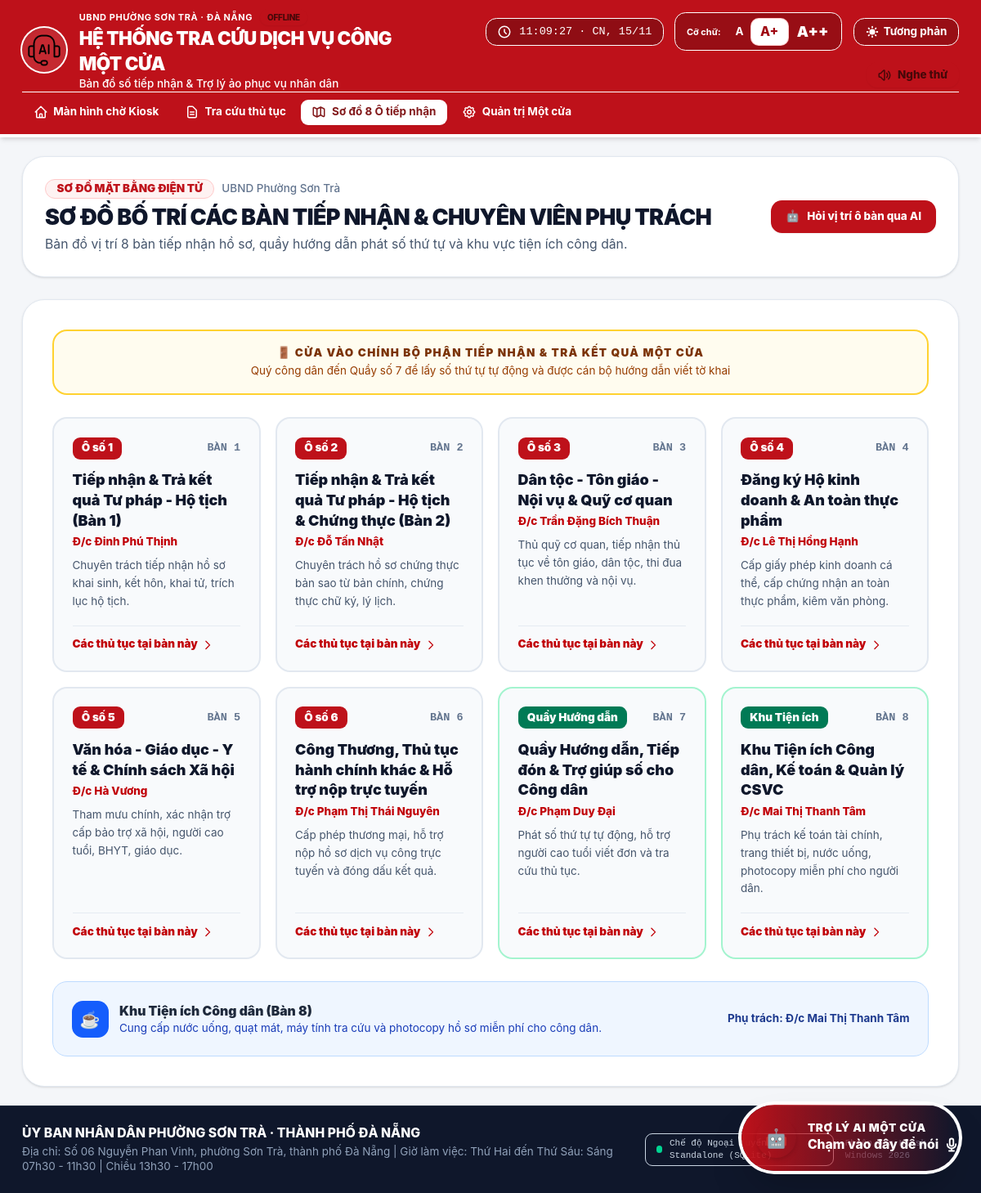
/mindmap, run on the app's committed database.
### tables this page shows
CREATE TABLE counters (
        id TEXT PRIMARY KEY,
        ward_id TEXT NOT NULL,
        code TEXT NOT NULL,
        name TEXT NOT NULL,
        officer_id TEXT,
        officer_name TEXT,
        primary_field TEXT,
        description TEXT,
        position_number INTEGER DEFAULT 1,
        color_theme TEXT DEFAULT 'blue',
        is_active INTEGER DEFAULT 1,
        FOREIGN KEY (ward_id) REFERENCES wards(id) ON DELETE CASCADE
    );

CREATE TABLE wards (
        id TEXT PRIMARY KEY,
        name TEXT NOT NULL,
        district TEXT,
        city TEXT,
        address TEXT,
        hotline TEXT,
        working_hours TEXT,
        support_officer TEXT,
        description TEXT
    );

### app.py (the view)
@app.route('/mindmap')
def mindmap_view():
    counters = database.get_counters('ward-sontra')
    officers = database.get_officers('ward-sontra')
    services = database.get_services('ward-sontra')
    return render_template('mindmap.html', counters=counters, officers=officers, services=services)

### app.py (called while the page is built)
@app.context_processor
def inject_global_data():
    ward = database.get_ward('ward-sontra') or {
        'id': 'ward-sontra',
        'name': 'Phường Sơn Trà',
        'district': 'Thành phố Đà Nẵng',
        'city': 'Thành phố Đà Nẵng',
        'address': 'Số 06 Nguyễn Phan Vinh, phường Sơn Trà, thành phố Đà Nẵng',
        'hotline': '0913 415 457',
        'working_hours': 'Sáng 07h30 - 11h30 | Chiều 13h30 - 17h00'
    }
    return dict(current_ward=ward)

### database.py (called while the page is built)
def get_db_connection() -> sqlite3.Connection:
    conn = sqlite3.connect(DB_FILE)
    conn.row_factory = sqlite3.Row
    conn.execute("PRAGMA foreign_keys = ON")
    return conn

def _normalize_counter(d: Dict[str, Any]) -> Dict[str, Any]:
    d['positionNumber'] = d.get('position_number')
    d['officerName'] = d.get('officer_name')
    d['officerId'] = d.get('officer_id')
    d['wardId'] = d.get('ward_id')
    d['primaryField'] = d.get('primary_field')
    d['colorTheme'] = d.get('color_theme')
    d['isActive'] = bool(d.get('is_active', 1))
    return d

def _normalize_ward(d: Dict[str, Any]) -> Dict[str, Any]:
    d['workingHours'] = d.get('working_hours')
    d['supportOfficer'] = d.get('support_officer')
    return d

def _normalize_officer(d: Dict[str, Any]) -> Dict[str, Any]:
    d['counterId'] = d.get('counter_id')
    d['phoneNumber'] = d.get('phone_number')
    d['avatarUrl'] = d.get('avatar_url')
    d['fields'] = json.loads(d.get('fields_json') or '[]')
    d['primaryDuties'] = json.loads(d.get('primary_duties_json') or '[]')
    d['concurrentRoles'] = json.loads(d.get('concurrent_roles_json') or '[]')
    return d

def _normalize_service(d: Dict[str, Any]) -> Dict[str, Any]:
    d['counterId'] = d.get('counter_id')
    d['wardId'] = d.get('ward_id')
    d['processingDuration'] = d.get('processing_duration')
    d['audioScript'] = d.get('audio_script')
    d['isPopular'] = bool(d.get('is_popular', 0))
    d['requiredDocuments'] = json.loads(d.get('required_documents_json') or '[]')
    d['steps'] = json.loads(d.get('steps_json') or '[]')
    d['legalBasis'] = json.loads(d.get('legal_basis_json') or '[]')
    d['faq'] = json.loads(d.get('faq_json') or '[]')
    d['searchKeywords'] = json.loads(d.get('search_keywords_json') or '[]')
    return d

def get_ward(ward_id: str) -> Optional[Dict[str, Any]]:
    conn = get_db_connection()
    row = conn.execute("SELECT * FROM wards WHERE id = ?", (ward_id,)).fetchone()
    conn.close()
    return _normalize_ward(dict(row)) if row else None

### templates/mindmap.html (shortened to what this page needs)
{% extends "base.html" %}
{% block content %}
<div class="space-y-6">
  <div class="bg-white rounded-3xl p-6 border border-slate-200 shadow-sm flex flex-col md:flex-row items-start md:items-center justify-between gap-4">
    <div>
      <div class="flex items-center gap-2 mb-1">
        <span class="text-xs font-black text-[#be111a] bg-red-50 border border-red-200 px-3 py-0.5 rounded-full uppercase">
          Sơ đồ Mặt bằng Điện tử
        </span>
        <span class="text-xs text-slate-500 font-medium">UBND Phường Sơn Trà</span>
      </div>
      <h2 class="text-xl sm:text-2xl font-black text-slate-900 tracking-tight">
        SƠ ĐỒ BỐ TRÍ CÁC BÀN TIẾP NHẬN & CHUYÊN VIÊN PHỤ TRÁCH
      </h2>
      <p class="text-xs sm:text-sm text-slate-600 mt-1">
        Bản đồ vị trí 8 bàn tiếp nhận hồ sơ, quầy hướng dẫn phát số thứ tự và khu vực tiện ích công dân.
      </p>
    </div>
    <div class="flex items-center gap-2">
      <button class="btn-open-ai-assistant px-4 py-2.5 bg-[#be111a] hover:bg-red-700 text-white font-extrabold text-xs rounded-xl flex items-center gap-2 cursor-pointer shadow-xs transition-colors">
        <span>🤖</span>
        <span>Hỏi vị trí ô bàn qua AI</span>
      </button>
    </div>
  </div>
  <div class="bg-white rounded-3xl p-6 sm:p-8 border border-slate-200 shadow-sm space-y-6">
    <div class="p-4 rounded-2xl bg-amber-50/80 border-2 border-amber-300 text-center space-y-1">
      <span class="text-xs font-black uppercase text-amber-900 tracking-widest block">
        🚪 CỬA VÀO CHÍNH BỘ PHẬN TIẾP NHẬN & TRẢ KẾT QUẢ MỘT CỬA
      </span>
      <p class="text-xs text-amber-800">
        Quý công dân đến Quầy số 7 để lấy số thứ tự tự động và được cán bộ hướng dẫn viết tờ khai
      </p>
    </div>
    <div class="grid grid-cols-1 md:grid-cols-2 lg:grid-cols-4 gap-4">
      {% for c in counters %}
      <div class="p-5 rounded-2xl bg-slate-50 hover:bg-red-50/60 border-2 {% if c.code.startswith('Ô') %}border-slate-200 hover:border-red-300{% else %}border-emerald-200 bg-emerald-50/40{% endif %} transition-all flex flex-col justify-between group">
        <div>
          <div class="flex items-center justify-between mb-3">
            <span class="px-2.5 py-1 rounded-lg text-xs font-black {% if c.code.startswith('Ô') %}bg-[#be111a] text-white{% else %}bg-emerald-700 text-white{% endif %}">
              {{ c.code }}
            </span>
            <span class="text-xs font-black text-slate-500 font-mono">
              BÀN {{ c.positionNumber }}
            </span>
          </div>
          <h3 class="text-base font-black text-slate-900 group-hover:text-red-700 transition-colors leading-snug mb-1">
            {{ c.name }}
          </h3>
          <div class="text-xs font-extrabold text-red-700 mb-2">
            {{ c.officerName or 'Cán bộ ủy ban' }}
          </div>
          <p class="text-xs text-slate-600 leading-relaxed mb-4">
            {{ c.description }}
          </p>
        </div>
        <div class="pt-3 border-t border-slate-200/80 flex items-center justify-between">
          <a href="/citizen?search={{ c.name | urlencode }}" class="text-xs font-black text-red-700 hover:text-red-900 flex items-center gap-1">
            <span>Các thủ tục tại bàn này</span>
            <svg class="w-3.5 h-3.5" fill="none" stroke="currentColor" viewBox="0 0 24 24"><path stroke-linecap="round" stroke-linejoin="round" stroke-width="2" d="M9 5l7 7-7 7"></path></svg>
          </a>
        </div>
      </div>
      {% endfor %}
    </div>
    <div class="p-5 bg-blue-50 rounded-2xl border border-blue-200 flex flex-col sm:flex-row items-start sm:items-center justify-between gap-4">
      <div class="flex items-center gap-3">
        <div class="w-10 h-10 rounded-xl bg-blue-600 text-white flex items-center justify-center text-lg font-black shrink-0">
          ☕
        </div>
        <div>
          <h4 class="text-sm font-black text-blue-950">Khu Tiện ích Công dân (Bàn 8)</h4>
          <p class="text-xs text-blue-800">Cung cấp nước uống, quạt mát, máy tính tra cứu và photocopy hồ sơ miễn phí cho công dân.</p>
        </div>
      </div>
      <div class="text-xs font-bold text-blue-900 shrink-0">
        Phụ trách: Đ/c Mai Thị Thanh Tâm
      </div>
    </div>
  </div>
</div>
{% endblock %}

### templates/base.html (shortened to what this page needs)
<!DOCTYPE html>
<html lang="vi" class="text-scale-large">
<head>
  <link rel="stylesheet" href="{{ url_for('static', filename='css/tailwind.offline.css') }}">
</head>
<body class="min-h-screen flex flex-col bg-[#f4f6f9] text-slate-800 antialiased selection:bg-red-200 selection:text-red-900">
  <header class="no-print bg-[#be111a] text-white shadow-md border-b-4 border-[#eab308] sticky top-0 z-40">
    <div class="max-w-7xl mx-auto px-4 sm:px-6 lg:px-8 py-2.5">
      <div class="flex flex-col md:flex-row items-center justify-between gap-3">
        <a href="/" class="flex items-center gap-3.5 group">
          <div class="w-12 h-12 rounded-full bg-white/10 ring-2 ring-yellow-400/80 flex items-center justify-center p-1.5 shrink-0 overflow-hidden shadow-inner">
            <img src="{{ url_for('static', filename='assets/wcaicon_2763340a.png') }}" alt="Biểu trưng" class="w-full h-full object-contain" onerror="this.src='/public/assets/wcaicon_2763340a.png';">
          </div>
          <div>
            <div class="flex items-center gap-2">
              <span class="text-[11px] font-bold uppercase tracking-wider text-yellow-300">UBND PHƯỜNG SƠN TRÀ · ĐÀ NẴNG</span>
              <span class="text-[10px] bg-yellow-400 text-red-950 px-2 py-0.5 rounded-full font-extrabold uppercase tracking-tight shadow-xs">Offline</span>
            </div>
            <h1 class="text-lg sm:text-xl font-black tracking-tight text-white group-hover:text-yellow-200 transition-colors">
              HỆ THỐNG TRA CỨU DỊCH VỤ CÔNG MỘT CỬA
            </h1>
            <p class="text-xs text-red-100 font-medium">Bản đồ số tiếp nhận & Trợ lý ảo phục vụ nhân dân</p>
          </div>
        </a>
        <div class="flex flex-wrap items-center justify-end gap-2 sm:gap-3">
          <div class="hidden lg:flex items-center gap-2 px-3 py-1.5 bg-black/25 rounded-xl border border-white/10 text-xs font-mono text-yellow-300">
            <svg class="w-4 h-4 text-yellow-400" fill="none" stroke="currentColor" viewBox="0 0 24 24"><path stroke-linecap="round" stroke-linejoin="round" stroke-width="2" d="M12 8v4l3 3m6-3a9 9 0 11-18 0 9 9 0 0118 0z"></path></svg>
            <span id="kiosk-live-clock">--:--:--</span>
          </div>
          <div class="flex items-center bg-black/20 rounded-xl p-1 border border-white/15">
            <span class="text-[11px] font-bold px-2 text-yellow-300">Cỡ chữ:</span>
            <button data-scale="normal" title="Cỡ chữ vừa" class="px-2 py-1 text-xs font-bold rounded-lg hover:bg-white/20 transition-all cursor-pointer">A</button>
            <button data-scale="large" title="Cỡ chữ lớn" class="px-2.5 py-1 text-sm font-extrabold rounded-lg bg-white text-red-800 shadow-xs cursor-pointer">A+</button>
            <button data-scale="xlarge" title="Cỡ chữ rất lớn" class="px-2.5 py-1 text-base font-black rounded-lg hover:bg-white/20 transition-all cursor-pointer">A++</button>
          </div>
          <button id="btn-toggle-contrast" title="Chế độ màu tương phản cao" class="flex items-center gap-1 px-3 py-1.5 bg-black/20 hover:bg-black/30 rounded-xl border border-white/15 text-xs font-bold text-white transition-all cursor-pointer">
            <span class="hidden sm:inline">Tương phản</span>
          </button>
          <button id="btn-test-audio" title="Thử loa phát thanh giọng nói chuẩn" class="flex items-center gap-1.5 px-3 py-1.5 bg-yellow-400 hover:bg-yellow-300 text-red-950 font-extrabold rounded-xl text-xs shadow-xs transition-all cursor-pointer">
            <span>Nghe thử</span>
          </button>
        </div>
      </div>
      <nav class="mt-2.5 pt-2 border-t border-red-500/40 flex flex-wrap items-center justify-between gap-2 text-xs font-bold">
        <div class="flex items-center gap-1 sm:gap-2">
          <a href="/" class="px-3 py-1.5 rounded-lg {% if request.path == '/' %}bg-white text-red-900 shadow-xs{% else %}text-white hover:bg-white/10{% endif %} transition-colors flex items-center gap-1.5">
            <svg class="w-4 h-4" fill="none" stroke="currentColor" viewBox="0 0 24 24"><path stroke-linecap="round" stroke-linejoin="round" stroke-width="2" d="M3 12l2-2m0 0l7-7 7 7M5 10v10a1 1 0 001 1h3m10-11l2 2m-2-2v10a1 1 0 01-1 1h-3m-6 0a1 1 0 001-1v-4a1 1 0 011-1h2a1 1 0 011 1v4a1 1 0 001 1m-6 0h6"></path></svg>
            Màn hình chờ Kiosk
          </a>
          <a href="/citizen" class="px-3 py-1.5 rounded-lg {% if request.path.startswith('/citizen') %}bg-white text-red-900 shadow-xs{% else %}text-white hover:bg-white/10{% endif %} transition-colors flex items-center gap-1.5">
            <svg class="w-4 h-4" fill="none" stroke="currentColor" viewBox="0 0 24 24"><path stroke-linecap="round" stroke-linejoin="round" stroke-width="2" d="M9 12h6m-6 4h6m2 5H7a2 2 0 01-2-2V5a2 2 0 012-2h5.586a1 1 0 01.707.293l5.414 5.414a1 1 0 01.293.707V19a2 2 0 01-2 2z"></path></svg>
            Tra cứu thủ tục
          </a>
          <a href="/mindmap" class="px-3 py-1.5 rounded-lg {% if request.path == '/mindmap' %}bg-white text-red-900 shadow-xs{% else %}text-white hover:bg-white/10{% endif %} transition-colors flex items-center gap-1.5">
            Sơ đồ 8 Ô tiếp nhận
          </a>
          <a href="/admin" class="px-3 py-1.5 rounded-lg {% if request.path.startswith('/admin') %}bg-white text-red-900 shadow-xs{% else %}text-white hover:bg-white/10{% endif %} transition-colors flex items-center gap-1.5">
            Quản trị Một cửa
          </a>
        </div>
      </nav>
    </div>
  </header>
  <main class="flex-1 w-full max-w-7xl mx-auto px-4 sm:px-6 lg:px-8 py-5">
    {% block content %}{% endblock %}
  </main>
  <footer class="no-print bg-slate-900 text-slate-300 border-t border-slate-800 text-xs py-5 mt-auto">
    <div class="max-w-7xl mx-auto px-4 sm:px-6 lg:px-8">
      <div class="flex flex-col md:flex-row items-center justify-between gap-4">
        <div>
          <p class="font-extrabold text-white text-sm">ỦY BAN NHÂN DÂN PHƯỜNG SƠN TRÀ · THÀNH PHỐ ĐÀ NẴNG</p>
          <p class="text-slate-400 mt-0.5">Địa chỉ: {{ current_ward.address }} | Giờ làm việc: {{ current_ward.working_hours }}</p>
        </div>
        <div class="flex flex-col sm:flex-row items-center gap-3">
          <div class="flex items-center gap-2 px-3 py-1 bg-emerald-950 text-emerald-300 rounded-lg border border-emerald-800 font-mono text-[11px]">
            <span class="w-2 h-2 rounded-full bg-emerald-400 animate-ping"></span>
            <span>Chế độ Ngoại tuyến Standalone (SQLite)</span>
          </div>
          <span class="text-slate-500 font-mono text-[11px]">Phiên bản Kiosk Windows 2026</span>
        </div>
      </div>
    </div>
  </footer>
  <div class="no-print fixed bottom-6 right-6 z-50">
    <button class="btn-open-ai-assistant group flex items-center gap-3 bg-gradient-to-r from-[#be111a] to-red-600 hover:from-red-700 hover:to-red-800 text-white pl-4 pr-5 py-3.5 rounded-full shadow-2xl ring-4 ring-red-300/60 hover:ring-red-400 transition-all duration-300 cursor-pointer transform hover:scale-105 active:scale-95 animate-pulse-subtle">
      <div class="relative">
        <div class="w-11 h-11 rounded-full bg-yellow-400 text-red-950 flex items-center justify-center font-black text-xl shadow-md group-hover:rotate-12 transition-transform">
          🤖
        </div>
        <span class="absolute -top-1 -right-1 flex h-3.5 w-3.5">
          <span class="relative inline-flex rounded-full h-3.5 w-3.5 bg-yellow-300"></span>
        </span>
      </div>
      <div class="text-left">
        <div class="text-xs font-black uppercase tracking-wider text-yellow-300">Trợ lý AI Một cửa</div>
        <div class="text-sm font-extrabold text-white flex items-center gap-1.5">
          <span>Chạm vào đây để nói</span>
          <svg class="w-4 h-4 text-yellow-300 animate-bounce" fill="none" stroke="currentColor" viewBox="0 0 24 24"><path stroke-linecap="round" stroke-linejoin="round" stroke-width="2.5" d="M19 11a7 7 0 01-7 7m0 0a7 7 0 01-7-7m7 7v4m0 0H8m4 0h4m-4-8a3 3 0 01-3-3V5a3 3 0 116 0v6a3 3 0 01-3 3z"></path></svg>
        </div>
      </div>
    </button>
  </div>
</body>
</html>

### templates/base.html (style rules this page uses)
body { font-family: -apple-system, BlinkMacSystemFont, "Segoe UI", Roboto, "Helvetica Neue", Arial, sans-serif; background-color: #f4f6f9; color: #1e293b; touch-action: manipulation; -webkit-tap-highlight-color: transparent; }
html.text-scale-large { font-size: 18px; }
.animate-pulse-subtle { animation: pulse-subtle 2.5s ease-in-out infinite; }

### data on the page
counters: code "Ô số 1", positionNumber "1", name "Tiếp nhận & Trả kết quả Tư pháp - Hộ tịch (Bàn 1)", officer_name "Đ/c Đinh Phú Thịnh", description "Chuyên trách tiếp nhận hồ sơ khai sinh, kết hôn, khai tử, trích lục hộ tịch."
counters: code "Ô số 2", positionNumber "2", name "Tiếp nhận & Trả kết quả Tư pháp - Hộ tịch & Chứng thực (Bàn 2)", officer_name "Đ/c Đỗ Tấn Nhật", description "Chuyên trách hồ sơ chứng thực bản sao từ bản chính, chứng thực chữ ký, lý lịch."
counters: code "Ô số 3", positionNumber "3", name "Dân tộc - Tôn giáo - Nội vụ & Quỹ cơ quan", officer_name "Đ/c Trần Đặng Bích Thuận", description "Thủ quỹ cơ quan, tiếp nhận thủ tục về tôn giáo, dân tộc, thi đua khen thưởng và nội vụ."
counters: code "Ô số 4", positionNumber "4", name "Đăng ký Hộ kinh doanh & An toàn thực phẩm", officer_name "Đ/c Lê Thị Hồng Hạnh", description "Cấp giấy phép kinh doanh cá thể, cấp chứng nhận an toàn thực phẩm, kiêm văn phòng."
counters: code "Ô số 5", positionNumber "5", name "Văn hóa - Giáo dục - Y tế & Chính sách Xã hội", officer_name "Đ/c Hà Vương", description "Tham mưu chính, xác nhận trợ cấp bảo trợ xã hội, người cao tuổi, BHYT, giáo dục."
counters: code "Ô số 6", positionNumber "6", name "Công Thương, Thủ tục hành chính khác & Hỗ trợ nộp trực tuyến", officer_name "Đ/c Phạm Thị Thái Nguyên", description "Cấp phép thương mại, hỗ trợ nộp hồ sơ dịch vụ công trực tuyến và đóng dấu kết quả."
counters: code "Quầy Hướng dẫn", positionNumber "7", name "Quầy Hướng dẫn, Tiếp đón & Trợ giúp số cho Công dân", officer_name "Đ/c Phạm Duy Đại", description "Phát số thứ tự tự động, hỗ trợ người cao tuổi viết đơn và tra cứu thủ tục."
counters: code "Khu Tiện ích", positionNumber "8", name "Khu Tiện ích Công dân, Kế toán & Quản lý CSVC", officer_name "Đ/c Mai Thị Thanh Tâm", description "Phụ trách kế toán tài chính, trang thiết bị, nước uống, photocopy miễn phí cho người dân."
wards: address "Số 06 Nguyễn Phan Vinh, phường Sơn Trà, thành phố Đà Nẵng", working_hours "Thứ Hai đến Thứ Sáu: Sáng 07h30 - 11h30 | Chiều 13h30 - 17h00"
